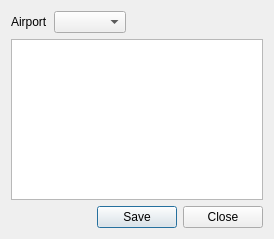
<?xml version="1.0" encoding="UTF-8"?>
<ui version="4.0">
 <class>MeteoFilterDlg</class>
 <widget class="QDialog" name="MeteoFilterDlg">
  <property name="geometry">
   <rect>
    <x>0</x>
    <y>0</y>
    <width>274</width>
    <height>239</height>
   </rect>
  </property>
  <property name="windowTitle">
   <string>Runways</string>
  </property>
  <layout class="QVBoxLayout" name="verticalLayout">
   <item>
    <layout class="QHBoxLayout" name="horizontalLayout">
     <item>
      <widget class="QLabel" name="label">
       <property name="text">
        <string>Airport</string>
       </property>
      </widget>
     </item>
     <item>
      <widget class="QComboBox" name="comboBox"/>
     </item>
     <item>
      <spacer name="horizontalSpacer">
       <property name="orientation">
        <enum>Qt::Horizontal</enum>
       </property>
       <property name="sizeHint" stdset="0">
        <size>
         <width>40</width>
         <height>20</height>
        </size>
       </property>
      </spacer>
     </item>
    </layout>
   </item>
   <item>
    <widget class="QTreeWidget" name="treeWidget">
     <property name="editTriggers">
      <set>QAbstractItemView::NoEditTriggers</set>
     </property>
     <property name="showDropIndicator" stdset="0">
      <bool>false</bool>
     </property>
     <property name="dragDropMode">
      <enum>QAbstractItemView::NoDragDrop</enum>
     </property>
     <property name="iconSize">
      <size>
       <width>16</width>
       <height>16</height>
      </size>
     </property>
     <property name="allColumnsShowFocus">
      <bool>true</bool>
     </property>
     <attribute name="headerVisible">
      <bool>false</bool>
     </attribute>
     <column>
      <property name="text">
       <string notr="true">1</string>
      </property>
     </column>
    </widget>
   </item>
   <item>
    <widget class="QDialogButtonBox" name="buttonBox">
     <property name="orientation">
      <enum>Qt::Horizontal</enum>
     </property>
     <property name="standardButtons">
      <set>QDialogButtonBox::Close|QDialogButtonBox::Save</set>
     </property>
     <property name="centerButtons">
      <bool>false</bool>
     </property>
    </widget>
   </item>
  </layout>
 </widget>
 <tabstops>
  <tabstop>comboBox</tabstop>
  <tabstop>treeWidget</tabstop>
  <tabstop>buttonBox</tabstop>
 </tabstops>
 <resources/>
 <connections>
  <connection>
   <sender>buttonBox</sender>
   <signal>accepted()</signal>
   <receiver>MeteoFilterDlg</receiver>
   <slot>accept()</slot>
   <hints>
    <hint type="sourcelabel">
     <x>248</x>
     <y>254</y>
    </hint>
    <hint type="destinationlabel">
     <x>157</x>
     <y>274</y>
    </hint>
   </hints>
  </connection>
  <connection>
   <sender>buttonBox</sender>
   <signal>rejected()</signal>
   <receiver>MeteoFilterDlg</receiver>
   <slot>reject()</slot>
   <hints>
    <hint type="sourcelabel">
     <x>316</x>
     <y>260</y>
    </hint>
    <hint type="destinationlabel">
     <x>286</x>
     <y>274</y>
    </hint>
   </hints>
  </connection>
 </connections>
</ui>
